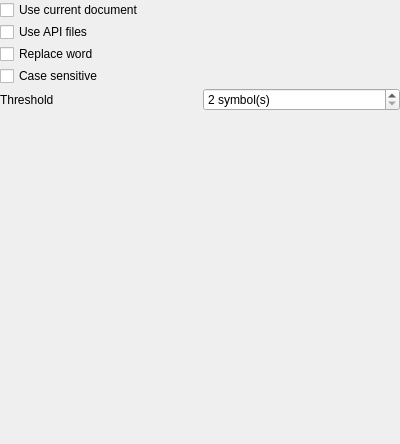
<ui version="4.0" >
 <class>AutocompletePage</class>
 <widget class="QWidget" name="AutocompletePage" >
  <property name="geometry" >
   <rect>
    <x>0</x>
    <y>0</y>
    <width>400</width>
    <height>444</height>
   </rect>
  </property>
  <property name="windowTitle" >
   <string/>
  </property>
  <layout class="QVBoxLayout" >
   <property name="spacing" >
    <number>2</number>
   </property>
   <property name="margin" >
    <number>0</number>
   </property>
   <item>
    <widget class="QCheckBox" name="useDocumentChk" >
     <property name="text" >
      <string>Use current document</string>
     </property>
    </widget>
   </item>
   <item>
    <widget class="QCheckBox" name="useApiChk" >
     <property name="text" >
      <string>Use API files</string>
     </property>
    </widget>
   </item>
   <item>
    <widget class="QCheckBox" name="replaceWordChk" >
     <property name="text" >
      <string>Replace word</string>
     </property>
    </widget>
   </item>
   <item>
    <widget class="QCheckBox" name="matchCaseChk" >
     <property name="text" >
      <string>Case sensitive</string>
     </property>
    </widget>
   </item>
   <item>
    <layout class="QHBoxLayout" >
     <property name="spacing" >
      <number>6</number>
     </property>
     <property name="margin" >
      <number>0</number>
     </property>
     <item>
      <widget class="QLabel" name="label" >
       <property name="text" >
        <string>Threshold</string>
       </property>
      </widget>
     </item>
     <item>
      <widget class="QSpinBox" name="thresholdSpin" >
       <property name="specialValueText" >
        <string/>
       </property>
       <property name="suffix" >
        <string> symbol(s)</string>
       </property>
       <property name="minimum" >
        <number>2</number>
       </property>
       <property name="maximum" >
        <number>8</number>
       </property>
       <property name="value" >
        <number>2</number>
       </property>
      </widget>
     </item>
    </layout>
   </item>
   <item>
    <spacer>
     <property name="orientation" >
      <enum>Qt::Vertical</enum>
     </property>
     <property name="sizeHint" stdset="0" >
      <size>
       <width>181</width>
       <height>201</height>
      </size>
     </property>
    </spacer>
   </item>
  </layout>
 </widget>
 <resources/>
 <connections/>
</ui>
